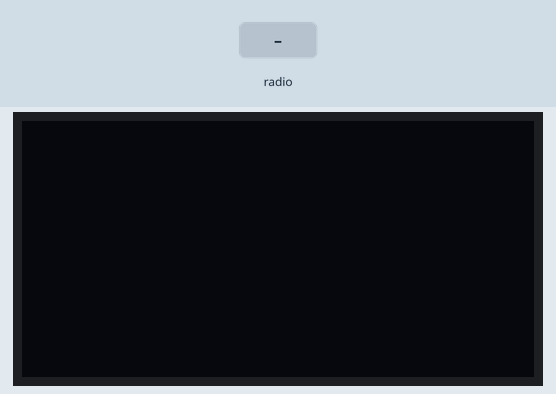
Simulated run of this program. Board: Raspberry Pi Pico running MicroPython. Parts: 128×64 one-colour display. The inputs (shaded band) are chosen by the test bench. The OLED is the two-colour kind (top 16 rows yellow); library files of the repository ran but are not shown: ssd1306.py; what the program prints to the serial console is not drawn.

Above: at 1.2 s.
1.3 s: radio message "1" arrives
At 1.7 s:
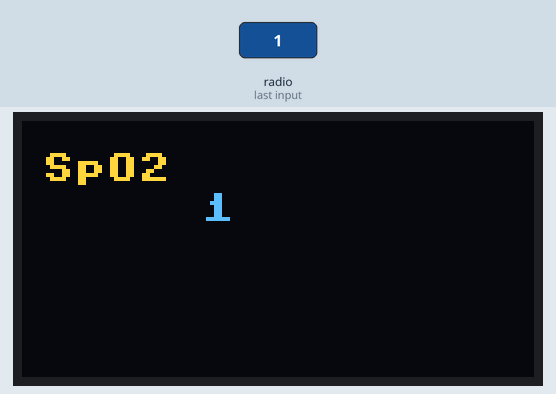
Timing chart, 0 to 4.3 s (numbered marks = the images above; inputs shaded):
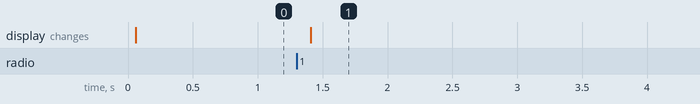

Measured:
- after the input at 1.3 s, the display: changes after 0.11 s (image 1)

The program:

mainreceptor.py
```python
from machine import Pin, SPI, I2C, SoftI2C, Timer
import utime
from nrf24l01 import NRF24L01
from ssd1306 import SSD1306_I2C
import socket
import network
import rp2
import ubinascii
import urequests as requests
import time


WIDTH  = 128                                            # oled ancho
HEIGHT = 64                                            # oled alto

i2c = SoftI2C(scl=Pin(9), sda=Pin(8), freq=200000)       # Inicilizar i2c, pines SCL y SDA
print("I2C Address      : "+hex(i2c.scan()[0]).upper()) # oled address
print("I2C Configuration: "+str(i2c))                   # Display I2C configuracion


oled = SSD1306_I2C(WIDTH, HEIGHT, i2c)                  # Inicializar OLED

csn = Pin(5, Pin.OUT) #Pines NRF CSN y CE
ce = Pin(17, Pin.OUT)

spi = SPI(0, baudrate=10000000, polarity=0, phase=0, sck=Pin(18), mosi=Pin(19), miso=Pin(16)) # Configuración del bus SPI

nrf = NRF24L01(spi, csn, ce, channel=76, payload_size=16) # Configuración del NRF24L01
address = b'4node'  # Dirección del pipe de recepción

nrf.open_rx_pipe(0, address) # Abrir canal de recepción

nrf.start_listening() # Poner el módulo en modo de escucha


#def get_html(html_name):
#    with open(html_name, 'r') as file:
#        html = file.read()

def oled_pantalla(mensaje_limpio): #Funcion para poner algo en la OLED
    oled.fill(0)
    oled.text("SpO2",5,8)
    oled.text(mensaje_limpio,45,18) #Muestra el mensaje recibido en la OLED
    oled.show() # Imprime en la OLED
    utime.sleep(1)


def recibir_mensaje(): #Funcion para recibir mensajes
    if nrf.any():  # Si hay datos disponibles
        mensaje = nrf.recv()  # Recibe el mensaje
        mensaje_limpio = mensaje.rstrip(b'\x00')  # Elimina los bytes nulos
        print("Mensaje recibido: ", mensaje_limpio) # Imprime en la consola el mensaje
        oled_pantalla(mensaje_limpio) #Llama a la funcion de la OLED


# Ciclo de recepción continuo
while True:
    recibir_mensaje()
    utime.sleep(0.1)  #Delay
```
